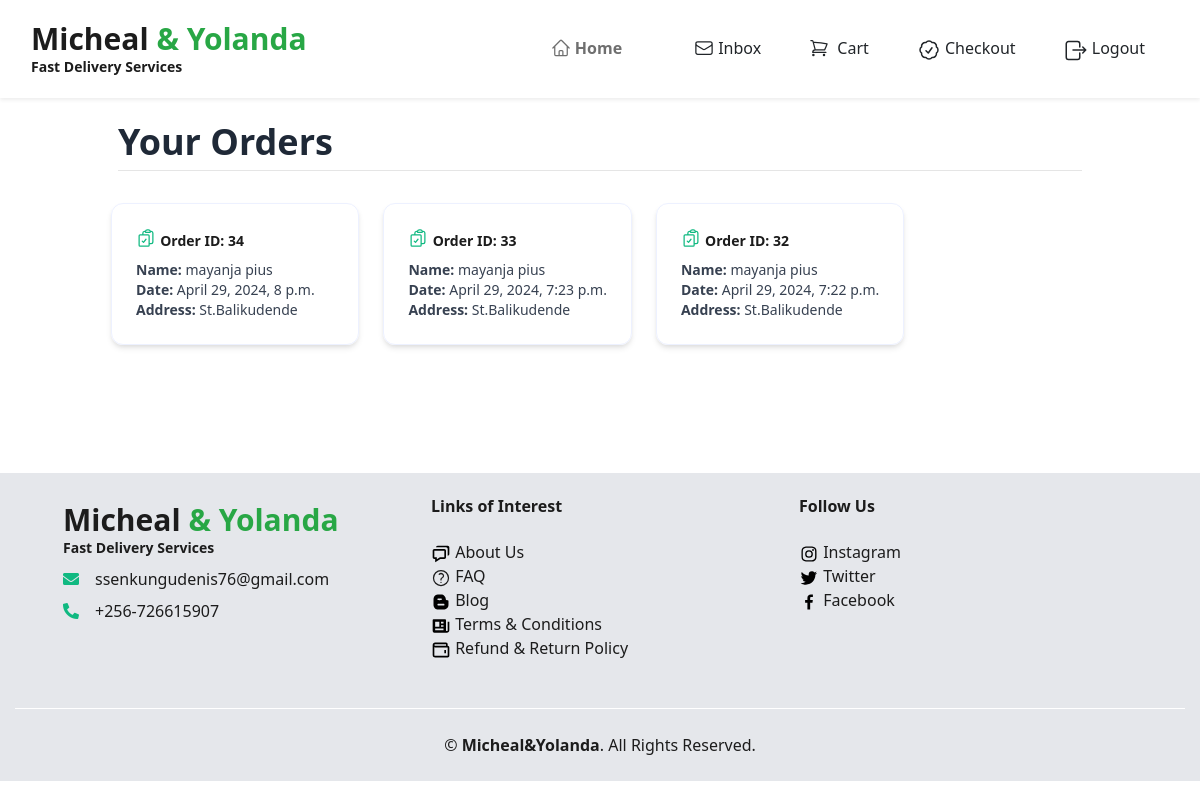
The app's page /order/orders/ (signed in), older data.
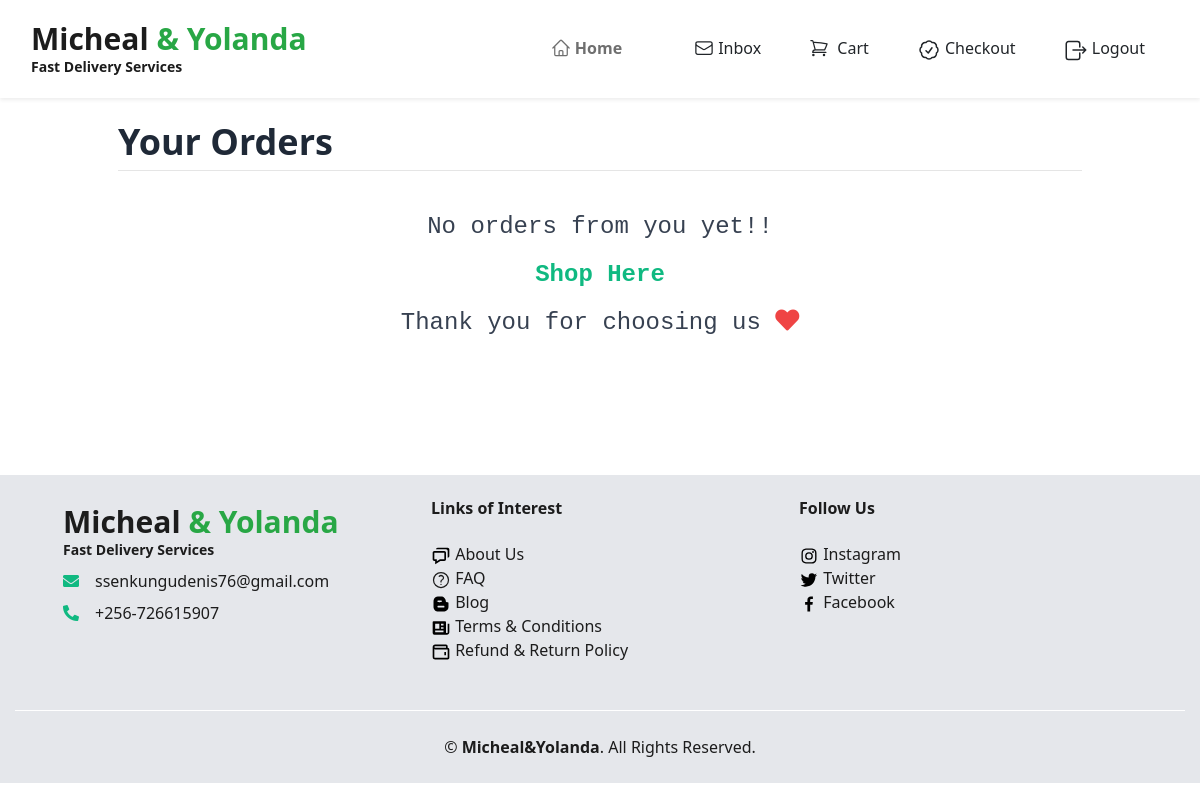
The same page, newer data.
### orders/models.py (models this page shows, shortened)
class Order(models.Model):
    user = models.ForeignKey(User, related_name='orders', on_delete=models.CASCADE, null=True)
    address = models.CharField(max_length=250)
    phone_number = models.CharField(max_length=20)
    created = models.DateTimeField(auto_now_add=True)
    updated = models.DateTimeField(auto_now=True)
    paid = models.BooleanField(default=False)
    class Meta:
        ordering = ['-created']
        indexes = [
             models.Index(fields=['-created']),
             ]

### user/models.py (models this page shows, shortened)
class Customer(models.Model):
    user = models.OneToOneField(User, on_delete=models.CASCADE, primary_key=True, related_name='student')
    first_name = models.CharField(max_length=100)
    last_name = models.CharField(max_length=100)
    created_at = models.DateTimeField(default=timezone.now)

### orders/views.py (the view)
# urls.py: path('order/', include('orders.urls')),
@customer_required
def orders(request):
    customer = Customer.objects.get(user=request.user)
    orders = Order.objects.filter(user=request.user)
    return render(request, 'order/orders.html', {'orders':orders,'customer':customer})

### cart/context_processors.py (called while the page is built)
def cart(request):
    return {'cart': Cart(request)}

### jumia/context_processors.py (called while the page is built)
def categories(request):
    cat = Categories.objects.all()
    return {'cat': cat}

### orders/templates/order/orders.html (shortened to what this page needs)
{% extends 'jumia/base.html' %}
{% block content %}
<div class="container py-4">
    <h1 class="flex text-start text-xl lg:text-4xl font-bold text-gray-800 mb-2">Your Orders</h1>
    <hr class="mb-8">
    <div class="row px-2">
        {% if orders %}
        <div class="grid grid-cols-1 md:grid-cols-2 lg:grid-cols-3 gap-6">
            {% for order in orders %}
            <a href="{% url 'orders:detail' order.id %}" class="block transition transform hover:scale-105 bg-white">
                <div class="border border-gray-100 shadow-md rounded-xl p-6 hover:bg-gray-50">
                    <div class="text-green-500 mb-1">
                        <h2 class="text-sm font-bold inline-block">Order ID: {{ order.id }}</h2>
                    </div>
                    <div class="text-sm text-gray-700">
                        <p><strong>Name:</strong> {{ customer.first_name }} {{ customer.last_name }}</p>
                        <p><strong>Date:</strong> {{ order.created }}</p>
                        <p><strong>Address:</strong> {{ order.address }}</p>
                    </div>
                </div>
            </a>
            {% endfor %}
        </div>
        {% else %}
        <div class="col-12 text-center font-mono">
            <h3 class="py-2 text-lg lg:text-2xl text-gray-700">No orders from you yet!!</h3>
            <h3 class="py-2 text-xl lg:text-2xl text-gray-700">
                <strong><a href="{% url 'jumia:items' %}" class="text-green-500 hover:text-green-700">Shop Here</a></strong>
            </h3>
            <h3 class="py-2 text-xl lg:text-2xl text-gray-700">Thank you for choosing us <i class="fas fa-heart text-red-500"></i></h3>
        </div>
        {% endif %}
    </div>
</div>
{% endblock %}

Row changes from the older to the newer data that the page shows:
removed Order: id "34", created "April 29, 2024, 8 p.m.", address "St.Balikudende"
no longer on this page (row unchanged): Customer: first_name "mayanja", last_name "pius"
removed Order: id "33", created "April 29, 2024, 7:23 p.m.", address "St.Balikudende"
removed Order: id "32", created "April 29, 2024, 7:22 p.m.", address "St.Balikudende"
Text that changed along with them:
text now shown: "No orders from you yet!! Shop Here Thank you for choosing us"
